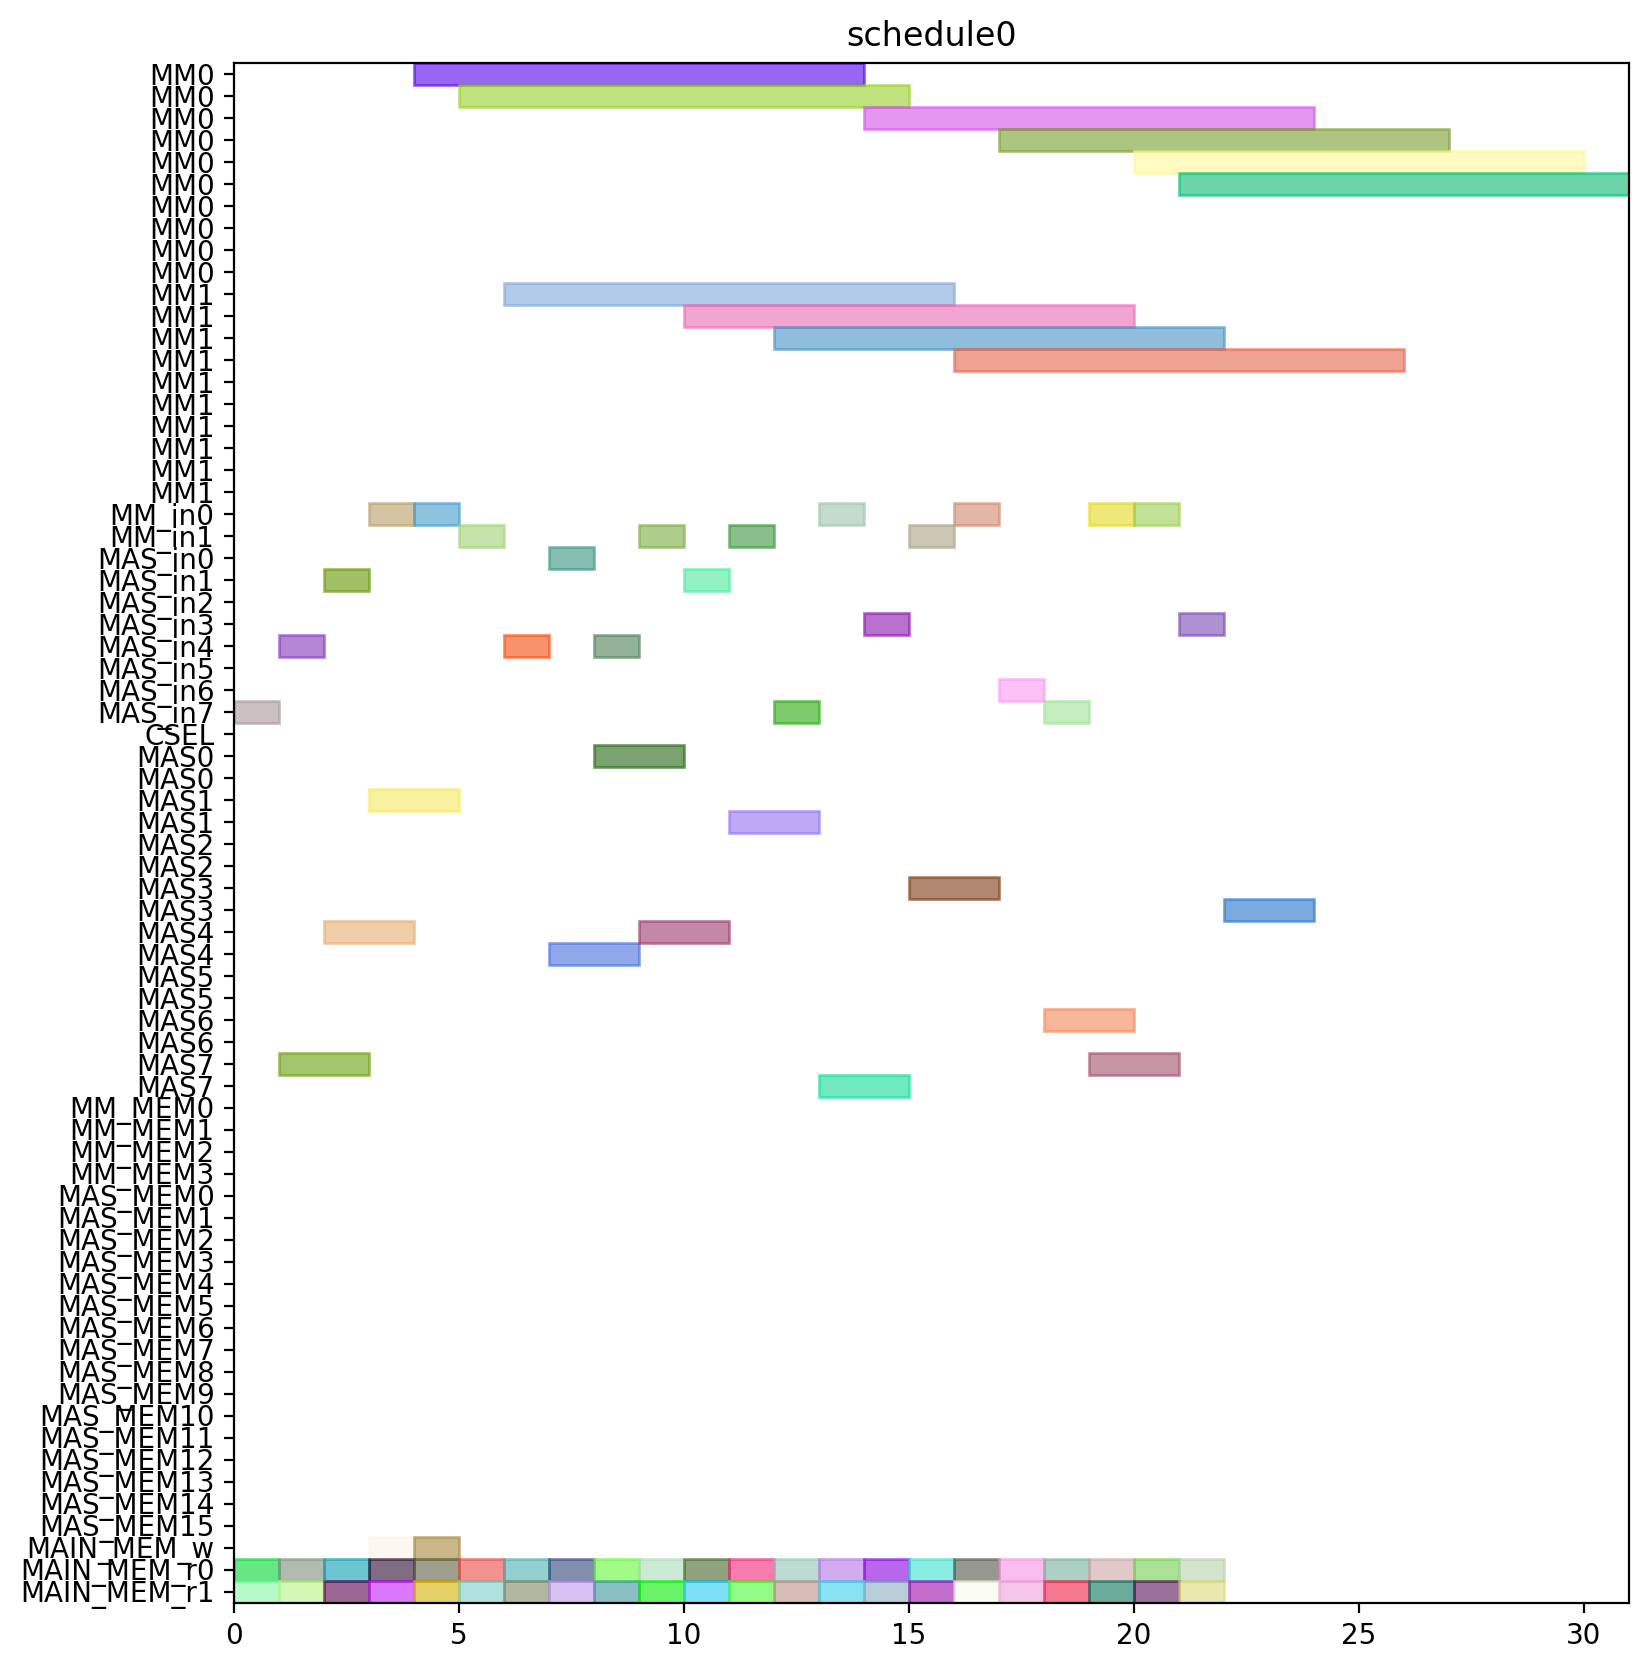

Write the Python code that produced this figure.
from pyschedule import Scenario, solvers, plotters, alt


def solve():
	horizon = 120
	S = Scenario("schedule0", horizon=horizon)

	# resource
	MM = S.Resources('MM', num=2, size=10)
	MM_in = S.Resources('MM_in', num=2)
	MAS_in = S.Resources('MAS_in', num=8)
	CSEL = S.Resource('CSEL')
	MAS = S.Resources('MAS', num=8, size=2, periods=range(1, horizon))
	MM_MEM = S.Resources('MM_MEM', num=4)
	MAS_MEM = S.Resources('MAS_MEM', num=16)
	MAIN_MEM_w = S.Resource('MAIN_MEM_w', size=1)
	MAIN_MEM_r = S.Resources('MAIN_MEM_r', num=2)

	# result of previous scheduling

	# new tasks
	c10_t0 = S.Task('c10_t0', length=10, delay_cost=1)
	c10_t0 += alt(MM)
	c10_t0_in = S.Task('c10_t0_in', length=1, delay_cost=1)
	c10_t0_in += alt(MM_in)
	S += c10_t0_in*MM_in[0]<=c10_t0*MM[0]
	S += c10_t0_in*MM_in[1]<=c10_t0*MM[1]
	c10_t0_mem0 = S.Task('c10_t0_mem0', length=1, delay_cost=1)
	c10_t0_mem0 += MAIN_MEM_r[0]
	S += c10_t0_mem0 <= c10_t0

	c10_t0_mem1 = S.Task('c10_t0_mem1', length=1, delay_cost=1)
	c10_t0_mem1 += MAIN_MEM_r[1]
	S += c10_t0_mem1 <= c10_t0

	c10_t1 = S.Task('c10_t1', length=10, delay_cost=1)
	c10_t1 += alt(MM)
	c10_t1_in = S.Task('c10_t1_in', length=1, delay_cost=1)
	c10_t1_in += alt(MM_in)
	S += c10_t1_in*MM_in[0]<=c10_t1*MM[0]
	S += c10_t1_in*MM_in[1]<=c10_t1*MM[1]
	c10_t1_mem0 = S.Task('c10_t1_mem0', length=1, delay_cost=1)
	c10_t1_mem0 += MAIN_MEM_r[0]
	S += c10_t1_mem0 <= c10_t1

	c10_t1_mem1 = S.Task('c10_t1_mem1', length=1, delay_cost=1)
	c10_t1_mem1 += MAIN_MEM_r[1]
	S += c10_t1_mem1 <= c10_t1

	c10_t2 = S.Task('c10_t2', length=2, delay_cost=1)
	c10_t2 += alt(MAS)
	c10_t2_in = S.Task('c10_t2_in', length=1, delay_cost=1)
	c10_t2_in += alt(MAS_in)
	S += c10_t2_in*MAS_in[0]<=c10_t2*MAS[0]

	S += c10_t2_in*MAS_in[1]<=c10_t2*MAS[1]

	S += c10_t2_in*MAS_in[2]<=c10_t2*MAS[2]

	S += c10_t2_in*MAS_in[3]<=c10_t2*MAS[3]

	S += c10_t2_in*MAS_in[4]<=c10_t2*MAS[4]

	S += c10_t2_in*MAS_in[5]<=c10_t2*MAS[5]

	S += c10_t2_in*MAS_in[6]<=c10_t2*MAS[6]

	S += c10_t2_in*MAS_in[7]<=c10_t2*MAS[7]

	c10_t2_mem0 = S.Task('c10_t2_mem0', length=1, delay_cost=1)
	c10_t2_mem0 += MAIN_MEM_r[0]
	S += c10_t2_mem0 <= c10_t2

	c10_t2_mem1 = S.Task('c10_t2_mem1', length=1, delay_cost=1)
	c10_t2_mem1 += MAIN_MEM_r[1]
	S += c10_t2_mem1 <= c10_t2

	c10_t3 = S.Task('c10_t3', length=2, delay_cost=1)
	c10_t3 += alt(MAS)
	c10_t3_in = S.Task('c10_t3_in', length=1, delay_cost=1)
	c10_t3_in += alt(MAS_in)
	S += c10_t3_in*MAS_in[0]<=c10_t3*MAS[0]

	S += c10_t3_in*MAS_in[1]<=c10_t3*MAS[1]

	S += c10_t3_in*MAS_in[2]<=c10_t3*MAS[2]

	S += c10_t3_in*MAS_in[3]<=c10_t3*MAS[3]

	S += c10_t3_in*MAS_in[4]<=c10_t3*MAS[4]

	S += c10_t3_in*MAS_in[5]<=c10_t3*MAS[5]

	S += c10_t3_in*MAS_in[6]<=c10_t3*MAS[6]

	S += c10_t3_in*MAS_in[7]<=c10_t3*MAS[7]

	c10_t3_mem0 = S.Task('c10_t3_mem0', length=1, delay_cost=1)
	c10_t3_mem0 += MAIN_MEM_r[0]
	S += c10_t3_mem0 <= c10_t3

	c10_t3_mem1 = S.Task('c10_t3_mem1', length=1, delay_cost=1)
	c10_t3_mem1 += MAIN_MEM_r[1]
	S += c10_t3_mem1 <= c10_t3

	c20_t0 = S.Task('c20_t0', length=10, delay_cost=1)
	c20_t0 += alt(MM)
	c20_t0_in = S.Task('c20_t0_in', length=1, delay_cost=1)
	c20_t0_in += alt(MM_in)
	S += c20_t0_in*MM_in[0]<=c20_t0*MM[0]
	S += c20_t0_in*MM_in[1]<=c20_t0*MM[1]
	c20_t0_mem0 = S.Task('c20_t0_mem0', length=1, delay_cost=1)
	c20_t0_mem0 += MAIN_MEM_r[0]
	S += c20_t0_mem0 <= c20_t0

	c20_t0_mem1 = S.Task('c20_t0_mem1', length=1, delay_cost=1)
	c20_t0_mem1 += MAIN_MEM_r[1]
	S += c20_t0_mem1 <= c20_t0

	c20_t1 = S.Task('c20_t1', length=10, delay_cost=1)
	c20_t1 += alt(MM)
	c20_t1_in = S.Task('c20_t1_in', length=1, delay_cost=1)
	c20_t1_in += alt(MM_in)
	S += c20_t1_in*MM_in[0]<=c20_t1*MM[0]
	S += c20_t1_in*MM_in[1]<=c20_t1*MM[1]
	c20_t1_mem0 = S.Task('c20_t1_mem0', length=1, delay_cost=1)
	c20_t1_mem0 += MAIN_MEM_r[0]
	S += c20_t1_mem0 <= c20_t1

	c20_t1_mem1 = S.Task('c20_t1_mem1', length=1, delay_cost=1)
	c20_t1_mem1 += MAIN_MEM_r[1]
	S += c20_t1_mem1 <= c20_t1

	c20_t2 = S.Task('c20_t2', length=2, delay_cost=1)
	c20_t2 += alt(MAS)
	c20_t2_in = S.Task('c20_t2_in', length=1, delay_cost=1)
	c20_t2_in += alt(MAS_in)
	S += c20_t2_in*MAS_in[0]<=c20_t2*MAS[0]

	S += c20_t2_in*MAS_in[1]<=c20_t2*MAS[1]

	S += c20_t2_in*MAS_in[2]<=c20_t2*MAS[2]

	S += c20_t2_in*MAS_in[3]<=c20_t2*MAS[3]

	S += c20_t2_in*MAS_in[4]<=c20_t2*MAS[4]

	S += c20_t2_in*MAS_in[5]<=c20_t2*MAS[5]

	S += c20_t2_in*MAS_in[6]<=c20_t2*MAS[6]

	S += c20_t2_in*MAS_in[7]<=c20_t2*MAS[7]

	c20_t2_mem0 = S.Task('c20_t2_mem0', length=1, delay_cost=1)
	c20_t2_mem0 += MAIN_MEM_r[0]
	S += c20_t2_mem0 <= c20_t2

	c20_t2_mem1 = S.Task('c20_t2_mem1', length=1, delay_cost=1)
	c20_t2_mem1 += MAIN_MEM_r[1]
	S += c20_t2_mem1 <= c20_t2

	c20_t3 = S.Task('c20_t3', length=2, delay_cost=1)
	c20_t3 += alt(MAS)
	c20_t3_in = S.Task('c20_t3_in', length=1, delay_cost=1)
	c20_t3_in += alt(MAS_in)
	S += c20_t3_in*MAS_in[0]<=c20_t3*MAS[0]

	S += c20_t3_in*MAS_in[1]<=c20_t3*MAS[1]

	S += c20_t3_in*MAS_in[2]<=c20_t3*MAS[2]

	S += c20_t3_in*MAS_in[3]<=c20_t3*MAS[3]

	S += c20_t3_in*MAS_in[4]<=c20_t3*MAS[4]

	S += c20_t3_in*MAS_in[5]<=c20_t3*MAS[5]

	S += c20_t3_in*MAS_in[6]<=c20_t3*MAS[6]

	S += c20_t3_in*MAS_in[7]<=c20_t3*MAS[7]

	c20_t3_mem0 = S.Task('c20_t3_mem0', length=1, delay_cost=1)
	c20_t3_mem0 += MAIN_MEM_r[0]
	S += c20_t3_mem0 <= c20_t3

	c20_t3_mem1 = S.Task('c20_t3_mem1', length=1, delay_cost=1)
	c20_t3_mem1 += MAIN_MEM_r[1]
	S += c20_t3_mem1 <= c20_t3

	c01_t0 = S.Task('c01_t0', length=10, delay_cost=1)
	c01_t0 += alt(MM)
	c01_t0_in = S.Task('c01_t0_in', length=1, delay_cost=1)
	c01_t0_in += alt(MM_in)
	S += c01_t0_in*MM_in[0]<=c01_t0*MM[0]
	S += c01_t0_in*MM_in[1]<=c01_t0*MM[1]
	c01_t0_mem0 = S.Task('c01_t0_mem0', length=1, delay_cost=1)
	c01_t0_mem0 += MAIN_MEM_r[0]
	S += c01_t0_mem0 <= c01_t0

	c01_t0_mem1 = S.Task('c01_t0_mem1', length=1, delay_cost=1)
	c01_t0_mem1 += MAIN_MEM_r[1]
	S += c01_t0_mem1 <= c01_t0

	c01_t1 = S.Task('c01_t1', length=10, delay_cost=1)
	c01_t1 += alt(MM)
	c01_t1_in = S.Task('c01_t1_in', length=1, delay_cost=1)
	c01_t1_in += alt(MM_in)
	S += c01_t1_in*MM_in[0]<=c01_t1*MM[0]
	S += c01_t1_in*MM_in[1]<=c01_t1*MM[1]
	c01_t1_mem0 = S.Task('c01_t1_mem0', length=1, delay_cost=1)
	c01_t1_mem0 += MAIN_MEM_r[0]
	S += c01_t1_mem0 <= c01_t1

	c01_t1_mem1 = S.Task('c01_t1_mem1', length=1, delay_cost=1)
	c01_t1_mem1 += MAIN_MEM_r[1]
	S += c01_t1_mem1 <= c01_t1

	c01_t2 = S.Task('c01_t2', length=2, delay_cost=1)
	c01_t2 += alt(MAS)
	c01_t2_in = S.Task('c01_t2_in', length=1, delay_cost=1)
	c01_t2_in += alt(MAS_in)
	S += c01_t2_in*MAS_in[0]<=c01_t2*MAS[0]

	S += c01_t2_in*MAS_in[1]<=c01_t2*MAS[1]

	S += c01_t2_in*MAS_in[2]<=c01_t2*MAS[2]

	S += c01_t2_in*MAS_in[3]<=c01_t2*MAS[3]

	S += c01_t2_in*MAS_in[4]<=c01_t2*MAS[4]

	S += c01_t2_in*MAS_in[5]<=c01_t2*MAS[5]

	S += c01_t2_in*MAS_in[6]<=c01_t2*MAS[6]

	S += c01_t2_in*MAS_in[7]<=c01_t2*MAS[7]

	c01_t2_mem0 = S.Task('c01_t2_mem0', length=1, delay_cost=1)
	c01_t2_mem0 += MAIN_MEM_r[0]
	S += c01_t2_mem0 <= c01_t2

	c01_t2_mem1 = S.Task('c01_t2_mem1', length=1, delay_cost=1)
	c01_t2_mem1 += MAIN_MEM_r[1]
	S += c01_t2_mem1 <= c01_t2

	c01_t3 = S.Task('c01_t3', length=2, delay_cost=1)
	c01_t3 += alt(MAS)
	c01_t3_in = S.Task('c01_t3_in', length=1, delay_cost=1)
	c01_t3_in += alt(MAS_in)
	S += c01_t3_in*MAS_in[0]<=c01_t3*MAS[0]

	S += c01_t3_in*MAS_in[1]<=c01_t3*MAS[1]

	S += c01_t3_in*MAS_in[2]<=c01_t3*MAS[2]

	S += c01_t3_in*MAS_in[3]<=c01_t3*MAS[3]

	S += c01_t3_in*MAS_in[4]<=c01_t3*MAS[4]

	S += c01_t3_in*MAS_in[5]<=c01_t3*MAS[5]

	S += c01_t3_in*MAS_in[6]<=c01_t3*MAS[6]

	S += c01_t3_in*MAS_in[7]<=c01_t3*MAS[7]

	c01_t3_mem0 = S.Task('c01_t3_mem0', length=1, delay_cost=1)
	c01_t3_mem0 += MAIN_MEM_r[0]
	S += c01_t3_mem0 <= c01_t3

	c01_t3_mem1 = S.Task('c01_t3_mem1', length=1, delay_cost=1)
	c01_t3_mem1 += MAIN_MEM_r[1]
	S += c01_t3_mem1 <= c01_t3

	c11_t0 = S.Task('c11_t0', length=10, delay_cost=1)
	c11_t0 += alt(MM)
	c11_t0_in = S.Task('c11_t0_in', length=1, delay_cost=1)
	c11_t0_in += alt(MM_in)
	S += c11_t0_in*MM_in[0]<=c11_t0*MM[0]
	S += c11_t0_in*MM_in[1]<=c11_t0*MM[1]
	c11_t0_mem0 = S.Task('c11_t0_mem0', length=1, delay_cost=1)
	c11_t0_mem0 += MAIN_MEM_r[0]
	S += c11_t0_mem0 <= c11_t0

	c11_t0_mem1 = S.Task('c11_t0_mem1', length=1, delay_cost=1)
	c11_t0_mem1 += MAIN_MEM_r[1]
	S += c11_t0_mem1 <= c11_t0

	c11_t1 = S.Task('c11_t1', length=10, delay_cost=1)
	c11_t1 += alt(MM)
	c11_t1_in = S.Task('c11_t1_in', length=1, delay_cost=1)
	c11_t1_in += alt(MM_in)
	S += c11_t1_in*MM_in[0]<=c11_t1*MM[0]
	S += c11_t1_in*MM_in[1]<=c11_t1*MM[1]
	c11_t1_mem0 = S.Task('c11_t1_mem0', length=1, delay_cost=1)
	c11_t1_mem0 += MAIN_MEM_r[0]
	S += c11_t1_mem0 <= c11_t1

	c11_t1_mem1 = S.Task('c11_t1_mem1', length=1, delay_cost=1)
	c11_t1_mem1 += MAIN_MEM_r[1]
	S += c11_t1_mem1 <= c11_t1

	c11_t2 = S.Task('c11_t2', length=2, delay_cost=1)
	c11_t2 += alt(MAS)
	c11_t2_in = S.Task('c11_t2_in', length=1, delay_cost=1)
	c11_t2_in += alt(MAS_in)
	S += c11_t2_in*MAS_in[0]<=c11_t2*MAS[0]

	S += c11_t2_in*MAS_in[1]<=c11_t2*MAS[1]

	S += c11_t2_in*MAS_in[2]<=c11_t2*MAS[2]

	S += c11_t2_in*MAS_in[3]<=c11_t2*MAS[3]

	S += c11_t2_in*MAS_in[4]<=c11_t2*MAS[4]

	S += c11_t2_in*MAS_in[5]<=c11_t2*MAS[5]

	S += c11_t2_in*MAS_in[6]<=c11_t2*MAS[6]

	S += c11_t2_in*MAS_in[7]<=c11_t2*MAS[7]

	c11_t2_mem0 = S.Task('c11_t2_mem0', length=1, delay_cost=1)
	c11_t2_mem0 += MAIN_MEM_r[0]
	S += c11_t2_mem0 <= c11_t2

	c11_t2_mem1 = S.Task('c11_t2_mem1', length=1, delay_cost=1)
	c11_t2_mem1 += MAIN_MEM_r[1]
	S += c11_t2_mem1 <= c11_t2

	c11_t3 = S.Task('c11_t3', length=2, delay_cost=1)
	c11_t3 += alt(MAS)
	c11_t3_in = S.Task('c11_t3_in', length=1, delay_cost=1)
	c11_t3_in += alt(MAS_in)
	S += c11_t3_in*MAS_in[0]<=c11_t3*MAS[0]

	S += c11_t3_in*MAS_in[1]<=c11_t3*MAS[1]

	S += c11_t3_in*MAS_in[2]<=c11_t3*MAS[2]

	S += c11_t3_in*MAS_in[3]<=c11_t3*MAS[3]

	S += c11_t3_in*MAS_in[4]<=c11_t3*MAS[4]

	S += c11_t3_in*MAS_in[5]<=c11_t3*MAS[5]

	S += c11_t3_in*MAS_in[6]<=c11_t3*MAS[6]

	S += c11_t3_in*MAS_in[7]<=c11_t3*MAS[7]

	c11_t3_mem0 = S.Task('c11_t3_mem0', length=1, delay_cost=1)
	c11_t3_mem0 += MAIN_MEM_r[0]
	S += c11_t3_mem0 <= c11_t3

	c11_t3_mem1 = S.Task('c11_t3_mem1', length=1, delay_cost=1)
	c11_t3_mem1 += MAIN_MEM_r[1]
	S += c11_t3_mem1 <= c11_t3

	c21_t0 = S.Task('c21_t0', length=10, delay_cost=1)
	c21_t0 += alt(MM)
	c21_t0_in = S.Task('c21_t0_in', length=1, delay_cost=1)
	c21_t0_in += alt(MM_in)
	S += c21_t0_in*MM_in[0]<=c21_t0*MM[0]
	S += c21_t0_in*MM_in[1]<=c21_t0*MM[1]
	c21_t0_mem0 = S.Task('c21_t0_mem0', length=1, delay_cost=1)
	c21_t0_mem0 += MAIN_MEM_r[0]
	S += c21_t0_mem0 <= c21_t0

	c21_t0_mem1 = S.Task('c21_t0_mem1', length=1, delay_cost=1)
	c21_t0_mem1 += MAIN_MEM_r[1]
	S += c21_t0_mem1 <= c21_t0

	c21_t1 = S.Task('c21_t1', length=10, delay_cost=1)
	c21_t1 += alt(MM)
	c21_t1_in = S.Task('c21_t1_in', length=1, delay_cost=1)
	c21_t1_in += alt(MM_in)
	S += c21_t1_in*MM_in[0]<=c21_t1*MM[0]
	S += c21_t1_in*MM_in[1]<=c21_t1*MM[1]
	c21_t1_mem0 = S.Task('c21_t1_mem0', length=1, delay_cost=1)
	c21_t1_mem0 += MAIN_MEM_r[0]
	S += c21_t1_mem0 <= c21_t1

	c21_t1_mem1 = S.Task('c21_t1_mem1', length=1, delay_cost=1)
	c21_t1_mem1 += MAIN_MEM_r[1]
	S += c21_t1_mem1 <= c21_t1

	c21_t2 = S.Task('c21_t2', length=2, delay_cost=1)
	c21_t2 += alt(MAS)
	c21_t2_in = S.Task('c21_t2_in', length=1, delay_cost=1)
	c21_t2_in += alt(MAS_in)
	S += c21_t2_in*MAS_in[0]<=c21_t2*MAS[0]

	S += c21_t2_in*MAS_in[1]<=c21_t2*MAS[1]

	S += c21_t2_in*MAS_in[2]<=c21_t2*MAS[2]

	S += c21_t2_in*MAS_in[3]<=c21_t2*MAS[3]

	S += c21_t2_in*MAS_in[4]<=c21_t2*MAS[4]

	S += c21_t2_in*MAS_in[5]<=c21_t2*MAS[5]

	S += c21_t2_in*MAS_in[6]<=c21_t2*MAS[6]

	S += c21_t2_in*MAS_in[7]<=c21_t2*MAS[7]

	c21_t2_mem0 = S.Task('c21_t2_mem0', length=1, delay_cost=1)
	c21_t2_mem0 += MAIN_MEM_r[0]
	S += c21_t2_mem0 <= c21_t2

	c21_t2_mem1 = S.Task('c21_t2_mem1', length=1, delay_cost=1)
	c21_t2_mem1 += MAIN_MEM_r[1]
	S += c21_t2_mem1 <= c21_t2

	c21_t3 = S.Task('c21_t3', length=2, delay_cost=1)
	c21_t3 += alt(MAS)
	c21_t3_in = S.Task('c21_t3_in', length=1, delay_cost=1)
	c21_t3_in += alt(MAS_in)
	S += c21_t3_in*MAS_in[0]<=c21_t3*MAS[0]

	S += c21_t3_in*MAS_in[1]<=c21_t3*MAS[1]

	S += c21_t3_in*MAS_in[2]<=c21_t3*MAS[2]

	S += c21_t3_in*MAS_in[3]<=c21_t3*MAS[3]

	S += c21_t3_in*MAS_in[4]<=c21_t3*MAS[4]

	S += c21_t3_in*MAS_in[5]<=c21_t3*MAS[5]

	S += c21_t3_in*MAS_in[6]<=c21_t3*MAS[6]

	S += c21_t3_in*MAS_in[7]<=c21_t3*MAS[7]

	c21_t3_mem0 = S.Task('c21_t3_mem0', length=1, delay_cost=1)
	c21_t3_mem0 += MAIN_MEM_r[0]
	S += c21_t3_mem0 <= c21_t3

	c21_t3_mem1 = S.Task('c21_t3_mem1', length=1, delay_cost=1)
	c21_t3_mem1 += MAIN_MEM_r[1]
	S += c21_t3_mem1 <= c21_t3

	c000 = S.Task('c000', length=2, delay_cost=1)
	c000 += alt(MAS)
	c000_in = S.Task('c000_in', length=1, delay_cost=1)
	c000_in += alt(MAS_in)
	S += c000_in*MAS_in[0]<=c000*MAS[0]

	S += c000_in*MAS_in[1]<=c000*MAS[1]

	S += c000_in*MAS_in[2]<=c000*MAS[2]

	S += c000_in*MAS_in[3]<=c000*MAS[3]

	S += c000_in*MAS_in[4]<=c000*MAS[4]

	S += c000_in*MAS_in[5]<=c000*MAS[5]

	S += c000_in*MAS_in[6]<=c000*MAS[6]

	S += c000_in*MAS_in[7]<=c000*MAS[7]

	S += 0<c000

	c000_w = S.Task('c000_w', length=1, delay_cost=1)
	c000_w += alt(MAIN_MEM_w)
	S += c000 <= c000_w

	c000_mem0 = S.Task('c000_mem0', length=1, delay_cost=1)
	c000_mem0 += MAIN_MEM_r[0]
	S += c000_mem0 <= c000

	c000_mem1 = S.Task('c000_mem1', length=1, delay_cost=1)
	c000_mem1 += MAIN_MEM_r[1]
	S += c000_mem1 <= c000

	c001 = S.Task('c001', length=2, delay_cost=1)
	c001 += alt(MAS)
	c001_in = S.Task('c001_in', length=1, delay_cost=1)
	c001_in += alt(MAS_in)
	S += c001_in*MAS_in[0]<=c001*MAS[0]

	S += c001_in*MAS_in[1]<=c001*MAS[1]

	S += c001_in*MAS_in[2]<=c001*MAS[2]

	S += c001_in*MAS_in[3]<=c001*MAS[3]

	S += c001_in*MAS_in[4]<=c001*MAS[4]

	S += c001_in*MAS_in[5]<=c001*MAS[5]

	S += c001_in*MAS_in[6]<=c001*MAS[6]

	S += c001_in*MAS_in[7]<=c001*MAS[7]

	S += 0<c001

	c001_w = S.Task('c001_w', length=1, delay_cost=1)
	c001_w += alt(MAIN_MEM_w)
	S += c001 <= c001_w

	c001_mem0 = S.Task('c001_mem0', length=1, delay_cost=1)
	c001_mem0 += MAIN_MEM_r[0]
	S += c001_mem0 <= c001

	c001_mem1 = S.Task('c001_mem1', length=1, delay_cost=1)
	c001_mem1 += MAIN_MEM_r[1]
	S += c001_mem1 <= c001

	solvers.mip.solve(S,msg=1,kind='CPLEX',ratio_gap=1.01)

	solution = [['hoge']*len(S.solution()[1]) for i in range(len(S.solution()))]
	for i in range(len(S.solution())):
		for j in range(len(S.solution()[i])):
			solution[i][j]=str(S.solution()[i][j])
	print(solution)

	cycles = int(solution[-1][3])

	pic_file_name = "/mnt/rose/usr1/fukuda/ABE/multiRAM_multiMAS_16mux/scheduling_result/stage10MM2_stage2MAS8/FROB/schedule0.png"
	if(S.solution() != []):
		plotters.matplotlib.plot(S,img_filename=pic_file_name, show_task_labels=False, fig_size=(cycles*0.25+3, 10))

	return solution
